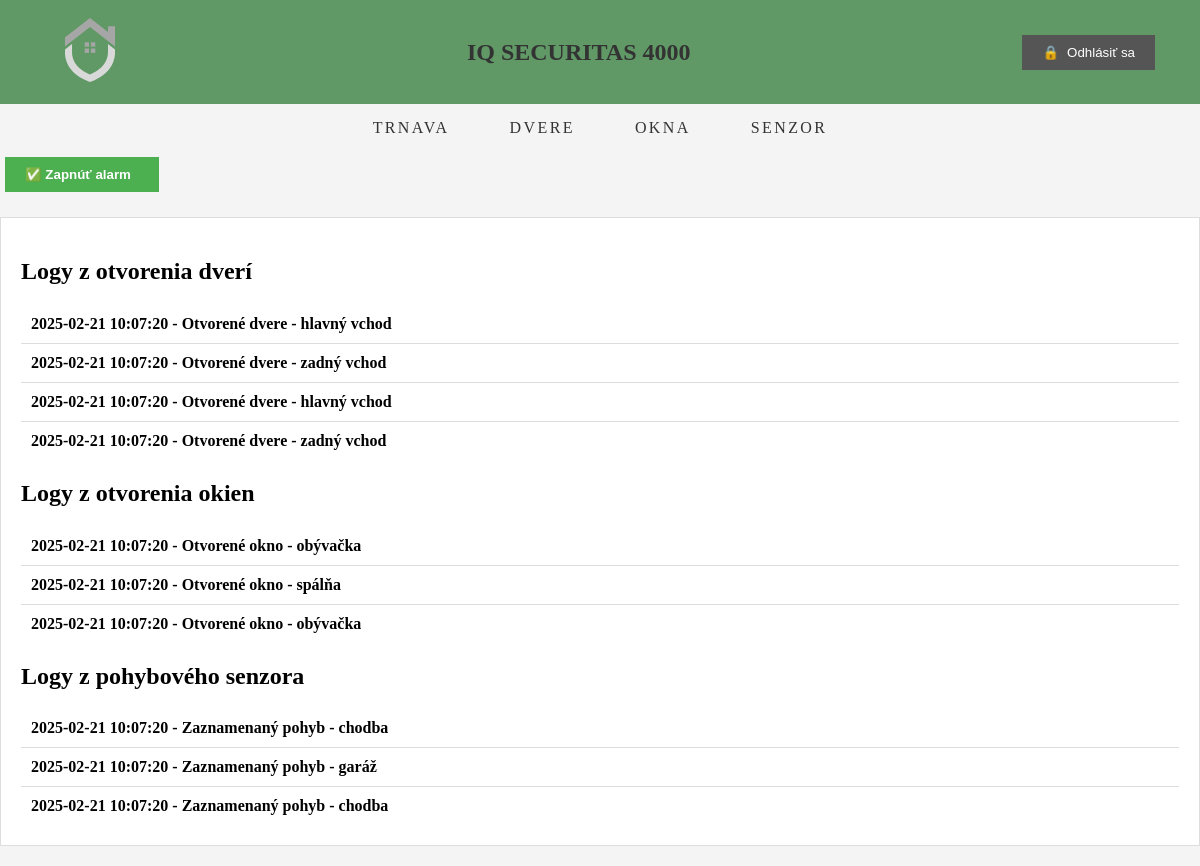
/ (signed in), run on the app's committed database.
### tables this page shows
CREATE TABLE `logs` (
  `id` int(11) NOT NULL,
  `timestamp` timestamp NOT NULL DEFAULT current_timestamp(),
  `message` varchar(255) NOT NULL
);

### index.php (the view, shortened to what this page needs)
<?php
$conn = new mysqli('localhost', 'root', '', 'bezpecnost');
$sql = "SELECT alarm FROM system WHERE id=1";
$result = $conn->query($sql);
$row = $result->fetch_assoc();
$alarm_status = $row['alarm'];
$sql = "SELECT * FROM logs ORDER BY timestamp DESC LIMIT 10";
$result = $conn->query($sql);
$logs_dvere = [];
$logs_okna = [];
$logs_pohyb = [];
while ($row = $result->fetch_assoc()) {
    if (strpos($row['message'], 'dvere') !== false) {
        $logs_dvere[] = $row;
    } elseif (strpos($row['message'], 'okno') !== false) {
        $logs_okna[] = $row;
    } elseif (strpos($row['message'], 'pohyb') !== false) {
        $logs_pohyb[] = $row;
    }
}
?>
<!DOCTYPE html>
<html lang="sk">
<head>
    <link rel="stylesheet" href="styles.css">
</head>
<body>
    <header id="main-header">
        <div class="header-content">
            <div class="Logo">
                <img src="securitas_images/iq_securitas_logo.svg" alt="Logo" width="100px" height="80px">
            </div>
            <div>
                <h1>IQ Securitas 4000</h1>
            </div>
            <div id="top_logout">
                <form method="post" class="action-form">
                    <button type="submit" name="logout" class="button-logout">
                        <b class="icon">🔒</b>
                        Odhlásiť sa
                    </button>
                </form>
            </div>
        </div>
    </header>
    <nav id="main-nav">
        <div class="nav_container">
            <ul>
                <li><a href="index.php">trnava</a></li>
                <li><a href="door.php">Dvere</a></li>
                <li><a href="windows.php">Okna</a></li>
                <li><a href="senzor.php">Senzor</a></li>
            </ul>
        </div>
    </nav>
    <div class="container">
        <form method="post" class="action-form">
            <button type="submit" name="toggle_alarm" class="<?php echo $alarm_status ? 'button-red' : 'button-green'; ?>">
                <b class="icon"><?php echo $alarm_status ? '🚫' : '✅'; ?></>
                <?php echo $alarm_status ? 'Vypnúť alarm' : 'Zapnúť alarm'; ?>
            </button>
        </form>
        <div id="logs">
            <h2>Logy z otvorenia dverí</h2>
            <div class="log-container">
                <?php foreach ($logs_dvere as $log) : ?>
                    <div class="log">
                        <strong><?php echo $log['timestamp']; ?></strong> - <?php echo $log['message']; ?>
                    </div>
                <?php endforeach; ?>
            </div>
            <h2>Logy z otvorenia okien</h2>
            <div class="log-container">
                <?php foreach ($logs_okna as $log) : ?>
                    <div class="log">
                        <strong><?php echo $log['timestamp']; ?></strong> - <?php echo $log['message']; ?>
                    </div>
                <?php endforeach; ?>
            </div>
            <h2>Logy z pohybového senzora</h2>
            <div class="log-container">
                <?php foreach ($logs_pohyb as $log) : ?>
                    <div class="log">
                        <strong><?php echo $log['timestamp']; ?></strong> - <?php echo $log['message']; ?>
                    </div>
                <?php endforeach; ?>
            </div>
        </div>
    </div>
</body>
</html>

### styles.css (style rules this page uses)
body { font-family: "Baskervville",Arial, serif,; font-weight: 400; font-style: normal; background-color: #f4f4f4; margin: 0; padding: 0; }
#main-header { background-color: #609966; color: #333; padding: 10px 20px; min-height: 70px; display: flex; justify-content: center; align-items: center; }
#main-header .header-content { display: flex; justify-content: space-between; align-items: center; width: 100%; max-width: 100%; }
#main-header .header-content > div { margin: 0 20px; }
#main-header h1 { text-align: center; text-transform: uppercase; margin: 0; font-size: 24px; }
#top_logout { text-align: right; margin-right: 20px; }
nav ul { margin: 0; padding: 0; list-style: none; justify-content: center; display: flex; width: auto; text-align: center; }
nav li { display: inline-block; position: relative; padding: 5px 15px; }
nav ul li a { color: #333; text-transform: uppercase; text-decoration: none; letter-spacing: 0.15em; display: inline-block; padding: 10px 15px; position: relative; }
nav ul li a:after { background: none repeat scroll 0 0 transparent; bottom: 0; content: ""; display: block; height: 2px; left: 50%; position: absolute; background: #9DC08B; transition: width 0.3s ease 0s, left 0.3s ease 0s; width: 0; }
#logs { margin: 20px 0; background: #fff; padding: 20px; border: 1px solid #ddd; }
.log { padding: 10px; border-bottom: 1px solid #ddd; }
.log:last-child { border-bottom: none; }
.log-container { max-height: 200px; overflow-y: auto; }
button { background-color: #4CAF50; color: white; border: none; padding: 10px 20px; cursor: pointer; display: inline-flex; align-items: center; }
button .icon { margin-right: 8px; }
.button-green { background-color: #4CAF50; }
.button-logout { background-color: #555; }
input[type="submit"], button[type="submit"] { margin: 5px; }

### data on the page
logs: timestamp "2025-02-21 10:07:20", message "Otvorené dvere - hlavný vchod"
logs: timestamp "2025-02-21 10:07:20", message "Otvorené dvere - zadný vchod"
logs: timestamp "2025-02-21 10:07:20", message "Otvorené dvere - hlavný vchod"
logs: timestamp "2025-02-21 10:07:20", message "Otvorené dvere - zadný vchod"
logs: timestamp "2025-02-21 10:07:20", message "Otvorené okno - obývačka"
logs: timestamp "2025-02-21 10:07:20", message "Otvorené okno - spálňa"
logs: timestamp "2025-02-21 10:07:20", message "Otvorené okno - obývačka"
logs: timestamp "2025-02-21 10:07:20", message "Zaznamenaný pohyb - chodba"
logs: timestamp "2025-02-21 10:07:20", message "Zaznamenaný pohyb - garáž"
logs: timestamp "2025-02-21 10:07:20", message "Zaznamenaný pohyb - chodba"
